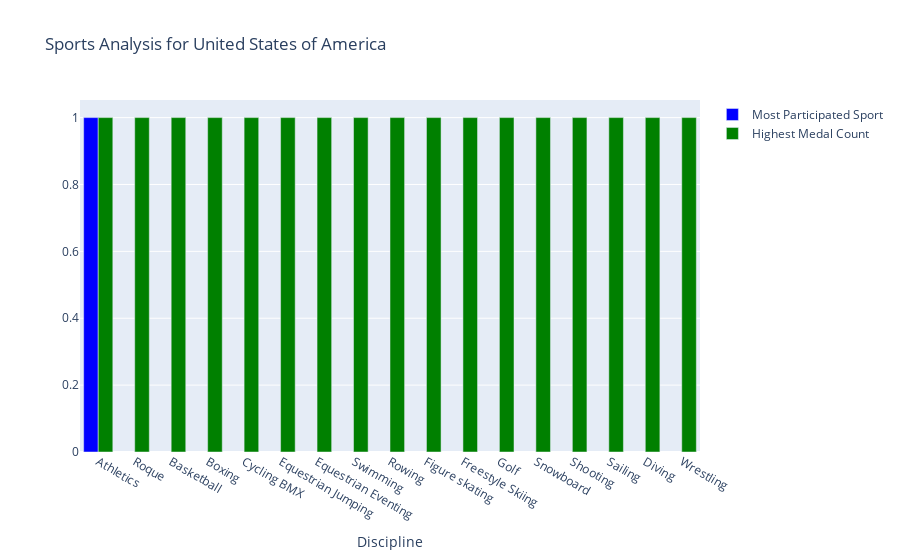

Notebook source saved alongside this figure:
### Code cell
fig = go.Figure()

# Add a bar for the most participated sport
fig.add_trace(go.Bar(
    x=[most_participated_sport],
    y=[1],
    name='Most Participated Sport',
    marker_color='blue'
))

# Add bars for the disciplines with the highest medal count
fig.add_trace(go.Bar(
    x=country_best_medals['discipline_title'],
    y=[1] * len(country_best_medals),
    name='Highest Medal Count',
    marker_color='green'
))

# Update the layout
fig.update_layout(
    title=f"Sports Analysis for {country}",
    xaxis_title='Discipline',
    yaxis_title='',
    showlegend=True,
    barmode='group'
)

# Show the interactive plot
fig.show()

### Figure 1 — Plotly figure (JSON) as saved in the notebook; plotly's stock layout.template omitted (floating-point values rounded to 4 significant figures)
{"data": [{"marker": {"color": "blue"}, "name": "Most Participated Sport", "type": "bar", "x": ["Athletics"], "y": [1]}, {"marker": {"color": "green"}, "name": "Highest Medal Count", "type": "bar", "x": ["Roque", "Athletics", "Basketball", "Boxing", "Cycling BMX", "Equestrian Jumping", "Equestrian Eventing", "Swimming", "Rowing", "Figure skating", "Freestyle Skiing", "Golf", "Snowboard", "Shooting", "Sailing", "Diving", "Wrestling"], "y": [1, 1, 1, 1, 1, 1, 1, 1, 1, 1, 1, 1, 1, 1, 1, 1, 1]}], "layout": {"barmode": "group", "showlegend": true, "title": {"text": "Sports Analysis for United States of America"}, "xaxis": {"title": {"text": "Discipline"}}, "yaxis": {"title": {"text": ""}}}}
